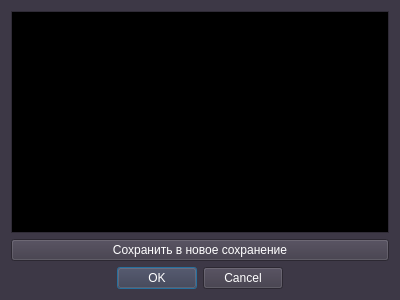
<?xml version="1.0" encoding="UTF-8"?>
<ui version="4.0">
 <class>save_game</class>
 <widget class="QDialog" name="save_game">
  <property name="geometry">
   <rect>
    <x>0</x>
    <y>0</y>
    <width>400</width>
    <height>300</height>
   </rect>
  </property>
  <property name="palette">
   <palette>
    <active>
     <colorrole role="WindowText">
      <brush brushstyle="SolidPattern">
       <color alpha="255">
        <red>255</red>
        <green>255</green>
        <blue>255</blue>
       </color>
      </brush>
     </colorrole>
     <colorrole role="Button">
      <brush brushstyle="SolidPattern">
       <color alpha="255">
        <red>61</red>
        <green>56</green>
        <blue>70</blue>
       </color>
      </brush>
     </colorrole>
     <colorrole role="Light">
      <brush brushstyle="SolidPattern">
       <color alpha="255">
        <red>92</red>
        <green>84</green>
        <blue>105</blue>
       </color>
      </brush>
     </colorrole>
     <colorrole role="Midlight">
      <brush brushstyle="SolidPattern">
       <color alpha="255">
        <red>76</red>
        <green>70</green>
        <blue>87</blue>
       </color>
      </brush>
     </colorrole>
     <colorrole role="Dark">
      <brush brushstyle="SolidPattern">
       <color alpha="255">
        <red>31</red>
        <green>28</green>
        <blue>35</blue>
       </color>
      </brush>
     </colorrole>
     <colorrole role="Mid">
      <brush brushstyle="SolidPattern">
       <color alpha="255">
        <red>41</red>
        <green>37</green>
        <blue>47</blue>
       </color>
      </brush>
     </colorrole>
     <colorrole role="Text">
      <brush brushstyle="SolidPattern">
       <color alpha="255">
        <red>255</red>
        <green>255</green>
        <blue>255</blue>
       </color>
      </brush>
     </colorrole>
     <colorrole role="BrightText">
      <brush brushstyle="SolidPattern">
       <color alpha="255">
        <red>255</red>
        <green>255</green>
        <blue>255</blue>
       </color>
      </brush>
     </colorrole>
     <colorrole role="ButtonText">
      <brush brushstyle="SolidPattern">
       <color alpha="255">
        <red>255</red>
        <green>255</green>
        <blue>255</blue>
       </color>
      </brush>
     </colorrole>
     <colorrole role="Base">
      <brush brushstyle="SolidPattern">
       <color alpha="255">
        <red>0</red>
        <green>0</green>
        <blue>0</blue>
       </color>
      </brush>
     </colorrole>
     <colorrole role="Window">
      <brush brushstyle="SolidPattern">
       <color alpha="255">
        <red>61</red>
        <green>56</green>
        <blue>70</blue>
       </color>
      </brush>
     </colorrole>
     <colorrole role="Shadow">
      <brush brushstyle="SolidPattern">
       <color alpha="255">
        <red>0</red>
        <green>0</green>
        <blue>0</blue>
       </color>
      </brush>
     </colorrole>
     <colorrole role="AlternateBase">
      <brush brushstyle="SolidPattern">
       <color alpha="255">
        <red>30</red>
        <green>28</green>
        <blue>35</blue>
       </color>
      </brush>
     </colorrole>
     <colorrole role="ToolTipBase">
      <brush brushstyle="SolidPattern">
       <color alpha="255">
        <red>255</red>
        <green>255</green>
        <blue>220</blue>
       </color>
      </brush>
     </colorrole>
     <colorrole role="ToolTipText">
      <brush brushstyle="SolidPattern">
       <color alpha="255">
        <red>0</red>
        <green>0</green>
        <blue>0</blue>
       </color>
      </brush>
     </colorrole>
     <colorrole role="PlaceholderText">
      <brush brushstyle="SolidPattern">
       <color alpha="127">
        <red>255</red>
        <green>255</green>
        <blue>255</blue>
       </color>
      </brush>
     </colorrole>
     <colorrole role="Accent">
      <brush brushstyle="SolidPattern">
       <color alpha="255">
        <red>0</red>
        <green>0</green>
        <blue>0</blue>
       </color>
      </brush>
     </colorrole>
    </active>
    <inactive>
     <colorrole role="WindowText">
      <brush brushstyle="SolidPattern">
       <color alpha="255">
        <red>255</red>
        <green>255</green>
        <blue>255</blue>
       </color>
      </brush>
     </colorrole>
     <colorrole role="Button">
      <brush brushstyle="SolidPattern">
       <color alpha="255">
        <red>61</red>
        <green>56</green>
        <blue>70</blue>
       </color>
      </brush>
     </colorrole>
     <colorrole role="Light">
      <brush brushstyle="SolidPattern">
       <color alpha="255">
        <red>92</red>
        <green>84</green>
        <blue>105</blue>
       </color>
      </brush>
     </colorrole>
     <colorrole role="Midlight">
      <brush brushstyle="SolidPattern">
       <color alpha="255">
        <red>76</red>
        <green>70</green>
        <blue>87</blue>
       </color>
      </brush>
     </colorrole>
     <colorrole role="Dark">
      <brush brushstyle="SolidPattern">
       <color alpha="255">
        <red>31</red>
        <green>28</green>
        <blue>35</blue>
       </color>
      </brush>
     </colorrole>
     <colorrole role="Mid">
      <brush brushstyle="SolidPattern">
       <color alpha="255">
        <red>41</red>
        <green>37</green>
        <blue>47</blue>
       </color>
      </brush>
     </colorrole>
     <colorrole role="Text">
      <brush brushstyle="SolidPattern">
       <color alpha="255">
        <red>255</red>
        <green>255</green>
        <blue>255</blue>
       </color>
      </brush>
     </colorrole>
     <colorrole role="BrightText">
      <brush brushstyle="SolidPattern">
       <color alpha="255">
        <red>255</red>
        <green>255</green>
        <blue>255</blue>
       </color>
      </brush>
     </colorrole>
     <colorrole role="ButtonText">
      <brush brushstyle="SolidPattern">
       <color alpha="255">
        <red>255</red>
        <green>255</green>
        <blue>255</blue>
       </color>
      </brush>
     </colorrole>
     <colorrole role="Base">
      <brush brushstyle="SolidPattern">
       <color alpha="255">
        <red>0</red>
        <green>0</green>
        <blue>0</blue>
       </color>
      </brush>
     </colorrole>
     <colorrole role="Window">
      <brush brushstyle="SolidPattern">
       <color alpha="255">
        <red>61</red>
        <green>56</green>
        <blue>70</blue>
       </color>
      </brush>
     </colorrole>
     <colorrole role="Shadow">
      <brush brushstyle="SolidPattern">
       <color alpha="255">
        <red>0</red>
        <green>0</green>
        <blue>0</blue>
       </color>
      </brush>
     </colorrole>
     <colorrole role="AlternateBase">
      <brush brushstyle="SolidPattern">
       <color alpha="255">
        <red>30</red>
        <green>28</green>
        <blue>35</blue>
       </color>
      </brush>
     </colorrole>
     <colorrole role="ToolTipBase">
      <brush brushstyle="SolidPattern">
       <color alpha="255">
        <red>255</red>
        <green>255</green>
        <blue>220</blue>
       </color>
      </brush>
     </colorrole>
     <colorrole role="ToolTipText">
      <brush brushstyle="SolidPattern">
       <color alpha="255">
        <red>0</red>
        <green>0</green>
        <blue>0</blue>
       </color>
      </brush>
     </colorrole>
     <colorrole role="PlaceholderText">
      <brush brushstyle="SolidPattern">
       <color alpha="127">
        <red>255</red>
        <green>255</green>
        <blue>255</blue>
       </color>
      </brush>
     </colorrole>
     <colorrole role="Accent">
      <brush brushstyle="SolidPattern">
       <color alpha="255">
        <red>0</red>
        <green>0</green>
        <blue>0</blue>
       </color>
      </brush>
     </colorrole>
    </inactive>
    <disabled>
     <colorrole role="WindowText">
      <brush brushstyle="SolidPattern">
       <color alpha="255">
        <red>31</red>
        <green>28</green>
        <blue>35</blue>
       </color>
      </brush>
     </colorrole>
     <colorrole role="Button">
      <brush brushstyle="SolidPattern">
       <color alpha="255">
        <red>61</red>
        <green>56</green>
        <blue>70</blue>
       </color>
      </brush>
     </colorrole>
     <colorrole role="Light">
      <brush brushstyle="SolidPattern">
       <color alpha="255">
        <red>92</red>
        <green>84</green>
        <blue>105</blue>
       </color>
      </brush>
     </colorrole>
     <colorrole role="Midlight">
      <brush brushstyle="SolidPattern">
       <color alpha="255">
        <red>76</red>
        <green>70</green>
        <blue>87</blue>
       </color>
      </brush>
     </colorrole>
     <colorrole role="Dark">
      <brush brushstyle="SolidPattern">
       <color alpha="255">
        <red>31</red>
        <green>28</green>
        <blue>35</blue>
       </color>
      </brush>
     </colorrole>
     <colorrole role="Mid">
      <brush brushstyle="SolidPattern">
       <color alpha="255">
        <red>41</red>
        <green>37</green>
        <blue>47</blue>
       </color>
      </brush>
     </colorrole>
     <colorrole role="Text">
      <brush brushstyle="SolidPattern">
       <color alpha="255">
        <red>31</red>
        <green>28</green>
        <blue>35</blue>
       </color>
      </brush>
     </colorrole>
     <colorrole role="BrightText">
      <brush brushstyle="SolidPattern">
       <color alpha="255">
        <red>255</red>
        <green>255</green>
        <blue>255</blue>
       </color>
      </brush>
     </colorrole>
     <colorrole role="ButtonText">
      <brush brushstyle="SolidPattern">
       <color alpha="255">
        <red>31</red>
        <green>28</green>
        <blue>35</blue>
       </color>
      </brush>
     </colorrole>
     <colorrole role="Base">
      <brush brushstyle="SolidPattern">
       <color alpha="255">
        <red>61</red>
        <green>56</green>
        <blue>70</blue>
       </color>
      </brush>
     </colorrole>
     <colorrole role="Window">
      <brush brushstyle="SolidPattern">
       <color alpha="255">
        <red>61</red>
        <green>56</green>
        <blue>70</blue>
       </color>
      </brush>
     </colorrole>
     <colorrole role="Shadow">
      <brush brushstyle="SolidPattern">
       <color alpha="255">
        <red>0</red>
        <green>0</green>
        <blue>0</blue>
       </color>
      </brush>
     </colorrole>
     <colorrole role="AlternateBase">
      <brush brushstyle="SolidPattern">
       <color alpha="255">
        <red>61</red>
        <green>56</green>
        <blue>70</blue>
       </color>
      </brush>
     </colorrole>
     <colorrole role="ToolTipBase">
      <brush brushstyle="SolidPattern">
       <color alpha="255">
        <red>255</red>
        <green>255</green>
        <blue>220</blue>
       </color>
      </brush>
     </colorrole>
     <colorrole role="ToolTipText">
      <brush brushstyle="SolidPattern">
       <color alpha="255">
        <red>0</red>
        <green>0</green>
        <blue>0</blue>
       </color>
      </brush>
     </colorrole>
     <colorrole role="PlaceholderText">
      <brush brushstyle="SolidPattern">
       <color alpha="127">
        <red>31</red>
        <green>28</green>
        <blue>35</blue>
       </color>
      </brush>
     </colorrole>
     <colorrole role="Accent">
      <brush brushstyle="SolidPattern">
       <color alpha="255">
        <red>43</red>
        <green>39</green>
        <blue>49</blue>
       </color>
      </brush>
     </colorrole>
    </disabled>
   </palette>
  </property>
  <property name="windowTitle">
   <string>Dialog</string>
  </property>
  <layout class="QGridLayout" name="gridLayout">
   <item row="3" column="1">
    <spacer name="horizontalSpacer">
     <property name="orientation">
      <enum>Qt::Orientation::Horizontal</enum>
     </property>
     <property name="sizeHint" stdset="0">
      <size>
       <width>99</width>
       <height>20</height>
      </size>
     </property>
    </spacer>
   </item>
   <item row="3" column="3">
    <spacer name="horizontalSpacer_2">
     <property name="orientation">
      <enum>Qt::Orientation::Horizontal</enum>
     </property>
     <property name="sizeHint" stdset="0">
      <size>
       <width>98</width>
       <height>20</height>
      </size>
     </property>
    </spacer>
   </item>
   <item row="0" column="1" colspan="3">
    <widget class="QTableView" name="tableView"/>
   </item>
   <item row="1" column="1" colspan="3">
    <widget class="QPushButton" name="addnewbutton">
     <property name="text">
      <string>Сохранить в новое сохранение</string>
     </property>
    </widget>
   </item>
   <item row="3" column="2">
    <widget class="QDialogButtonBox" name="buttonBox">
     <property name="orientation">
      <enum>Qt::Orientation::Horizontal</enum>
     </property>
     <property name="standardButtons">
      <set>QDialogButtonBox::StandardButton::Cancel|QDialogButtonBox::StandardButton::Ok</set>
     </property>
    </widget>
   </item>
  </layout>
 </widget>
 <resources/>
 <connections>
  <connection>
   <sender>buttonBox</sender>
   <signal>accepted()</signal>
   <receiver>save_game</receiver>
   <slot>accept()</slot>
   <hints>
    <hint type="sourcelabel">
     <x>248</x>
     <y>254</y>
    </hint>
    <hint type="destinationlabel">
     <x>157</x>
     <y>274</y>
    </hint>
   </hints>
  </connection>
  <connection>
   <sender>buttonBox</sender>
   <signal>rejected()</signal>
   <receiver>save_game</receiver>
   <slot>reject()</slot>
   <hints>
    <hint type="sourcelabel">
     <x>316</x>
     <y>260</y>
    </hint>
    <hint type="destinationlabel">
     <x>286</x>
     <y>274</y>
    </hint>
   </hints>
  </connection>
 </connections>
</ui>
